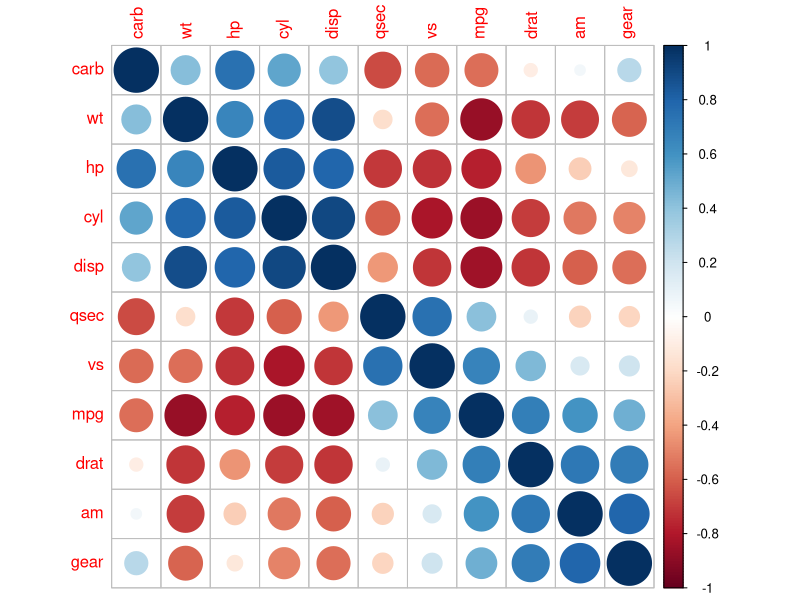

The R script that drew this image:
## ---- chunk 1
if (!require("knitr")) install.packages("knitr"); library(knitr)
if (!require("corrplot")) install.packages("corrplot"); library(corrplot) # A pretty correlation plot
if (!require("tidyverse")) install.packages("tidyverse"); library(tidyverse)
## ---- chunk 2
data(mtcars)
cars.cor<-cor(mtcars, method="pearson")  
print(cars.cor, digits=2)
## ---- chunk 3
corrplot(cars.cor, order ="hclust") 
